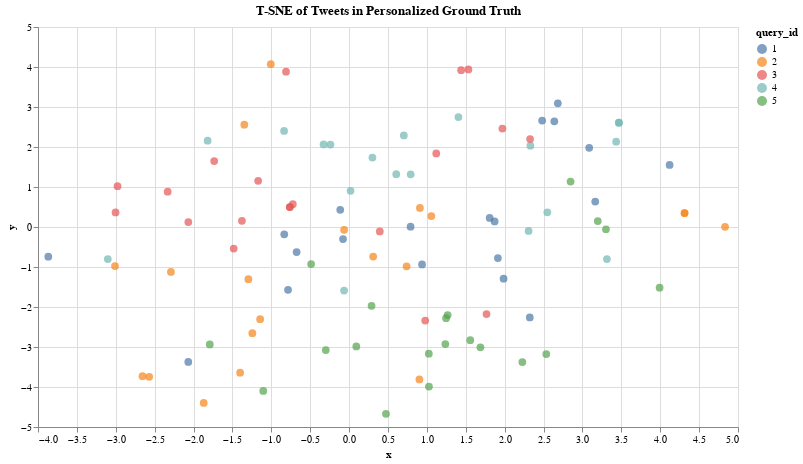

Notebook code for this chart:
### Code cell
scatter_plot = alt.Chart(df_personalized_plot).mark_circle(size=60).encode(
    x='x',
    y='y',
    color='query_id:N',
    tooltip=['docId', 'query_id']
).properties(
    width=700,
    height=400,
    title='T-SNE of Tweets in Personalized Ground Truth'
)

scatter_plot.display()

### Figure 1 — Vega-Lite specification as saved in the notebook (floating-point values rounded to 4 significant figures)
{"config": {"view": {"continuousWidth": 300, "continuousHeight": 300}}, "data": {"name": "data-2e0b20662891be32bdc74107caefc3bb"}, "mark": {"type": "circle", "size": 60}, "encoding": {"color": {"field": "query_id", "type": "nominal"}, "tooltip": [{"field": "docId", "type": "nominal"}, {"field": "query_id", "type": "quantitative"}], "x": {"field": "x", "type": "quantitative"}, "y": {"field": "y", "type": "quantitative"}}, "height": 400, "title": "T-SNE of Tweets in Personalized Ground Truth", "width": 700, "$schema": "https://vega.github.io/schema/vega-lite/v5.20.1.json", "datasets": {"data-2e0b20662891be32bdc74107caefc3bb": [{"x": -1.169, "y": 1.154, "docId": "doc_11", "query_id": 3.0}, {"x": 1.871, "y": 0.1379, "docId": "doc_17", "query_id": 1.0}, {"x": 0.7902, "y": 0.008518, "docId": "doc_52", "query_id": 1.0}, {"x": -1.244, "y": -2.655, "docId": "doc_59", "query_id": 2.0}, {"x": 4.313, "y": 0.3493, "docId": "doc_61", "query_id": 2.0}, {"x": 4.313, "y": 0.3493, "docId": "doc_74", "query_id": 2.0}, {"x": -1.484, "y": -0.538, "docId": "doc_77", "query_id": 3.0}, {"x": 3.087, "y": 1.98, "docId": "doc_79", "query_id": 1.0}, {"x": 0.7392, "y": -0.9813, "docId": "doc_86", "query_id": 2.0}, {"x": -1.347, "y": 2.558, "docId": "doc_140", "query_id": 2.0}, {"x": -0.8339, "y": -0.1823, "docId": "doc_159", "query_id": 1.0}, {"x": 0.9377, "y": -0.9366, "docId": "doc_252", "query_id": 1.0}, {"x": -0.07827, "y": -0.3019, "docId": "doc_259", "query_id": 1.0}, {"x": -2.657, "y": -3.728, "docId": "doc_333", "query_id": 2.0}, {"x": 2.482, "y": 2.661, "docId": "doc_422", "query_id": 1.0}, {"x": 0.3096, "y": -0.7402, "docId": "doc_487", "query_id": 2.0}, {"x": -1.869, "y": -4.397, "docId": "doc_490", "query_id": 2.0}, {"x": 0.2998, "y": 1.735, "docId": "doc_560", "query_id": 4.0}, {"x": -1.295, "y": -1.304, "docId": "doc_671", "query_id": 2.0}, {"x": -1.144, "y": -2.306, "docId": "doc_678", "query_id": 2.0}, {"x": -2.571, "y": -3.745, "docId": "doc_825", "query_id": 2.0}, {"x": 4.833, "y": 0.005767, "docId": "doc_832", "query_id": 2.0}, {"x": -0.8359, "y": 2.4, "docId": "doc_861", "query_id": 4.0}, {"x": 0.01875, "y": 0.9054, "docId": "doc_876", "query_id": 4.0}, {"x": -1.007, "y": 4.071, "docId": "doc_913", "query_id": 2.0}, {"x": 2.323, "y": -2.262, "docId": "doc_946", "query_id": 1.0}, {"x": 1.057, "y": 0.2745, "docId": "doc_1032", "query_id": 2.0}, {"x": -0.06417, "y": -0.07037, "docId": "doc_1102", "query_id": 2.0}, {"x": -3.01, "y": -0.9753, "docId": "doc_1144", "query_id": 2.0}, {"x": 1.913, "y": -0.777, "docId": "doc_1185", "query_id": 1.0}, {"x": -1.401, "y": -3.642, "docId": "doc_1250", "query_id": 2.0}, {"x": -0.6749, "y": -0.6257, "docId": "doc_1288", "query_id": 1.0}, {"x": 0.9105, "y": 0.4753, "docId": "doc_1304", "query_id": 2.0}, {"x": -2.291, "y": -1.124, "docId": "doc_1308", "query_id": 2.0}, {"x": 0.9039, "y": -3.81, "docId": "doc_1359", "query_id": 2.0}, {"x": 1.986, "y": -1.294, "docId": "doc_1601", "query_id": 1.0}, {"x": 1.807, "y": 0.2258, "docId": "doc_1666", "query_id": 1.0}, {"x": 3.469, "y": 2.608, "docId": "doc_2824", "query_id": 4.0}, {"x": 3.469, "y": 2.608, "docId": "doc_2916", "query_id": 4.0}, {"x": 0.606, "y": 1.32, "docId": "doc_3273", "query_id": 4.0}, {"x": -0.2401, "y": 2.062, "docId": "doc_3345", "query_id": 4.0}, {"x": 1.405, "y": 2.748, "docId": "doc_3417", "query_id": 4.0}, {"x": 3.433, "y": 2.134, "docId": "doc_3478", "query_id": 4.0}, {"x": 2.331, "y": 2.032, "docId": "doc_3493", "query_id": 4.0}, {"x": 0.7912, "y": 1.318, "docId": "doc_3509", "query_id": 4.0}, {"x": 0.7035, "y": 2.289, "docId": "doc_3643", "query_id": 4.0}, {"x": -0.3283, "y": 2.063, "docId": "doc_3842", "query_id": 4.0}, {"x": -1.378, "y": 0.1538, "docId": "doc_13289", "query_id": 3.0}, {"x": 1.971, "y": 2.461, "docId": "doc_13440", "query_id": 3.0}, {"x": -2.067, "y": 0.1223, "docId": "doc_13567", "query_id": 3.0}, {"x": 1.767, "y": -2.176, "docId": "doc_13604", "query_id": 3.0}, {"x": 1.534, "y": 3.938, "docId": "doc_13608", "query_id": 3.0}, {"x": 0.3944, "y": -0.1113, "docId": "doc_13677", "query_id": 3.0}, {"x": -1.735, "y": 1.649, "docId": "doc_13719", "query_id": 3.0}, {"x": 1.44, "y": 3.921, "docId": "doc_13744", "query_id": 3.0}, {"x": 2.327, "y": 2.2, "docId": "doc_18852", "query_id": 3.0}, {"x": 1.121, "y": 1.838, "docId": "doc_19241", "query_id": 3.0}, {"x": -2.977, "y": 1.02, "docId": "doc_20968", "query_id": 3.0}, {"x": -0.7241, "y": 0.5693, "docId": "doc_21064", "query_id": 3.0}, {"x": -0.7624, "y": 0.4975, "docId": "doc_21508", "query_id": 3.0}, {"x": -0.7624, "y": 0.4975, "docId": "doc_21859", "query_id": 3.0}, {"x": -0.8109, "y": 3.884, "docId": "doc_22332", "query_id": 3.0}, {"x": 0.9784, "y": -2.338, "docId": "doc_22433", "query_id": 3.0}, {"x": -2.333, "y": 0.8839, "docId": "doc_22474", "query_id": 3.0}, {"x": 3.164, "y": 0.6355, "docId": "doc_23911", "query_id": 1.0}, {"x": 4.121, "y": 1.553, "docId": "doc_23987", "query_id": 1.0}, {"x": -3.868, "y": -0.7415, "docId": "doc_24068", "query_id": 1.0}, {"x": -3.003, "y": 0.3643, "docId": "doc_24074", "query_id": 3.0}, {"x": -0.7853, "y": -1.57, "docId": "doc_24103", "query_id": 1.0}, {"x": -0.114, "y": 0.4286, "docId": "doc_24105", "query_id": 1.0}, {"x": 2.639, "y": 2.641, "docId": "doc_24255", "query_id": 1.0}, {"x": 2.684, "y": 3.093, "docId": "doc_24587", "query_id": 1.0}, {"x": -2.068, "y": -3.375, "docId": "doc_24638", "query_id": 1.0}, {"x": 1.247, "y": -2.279, "docId": "doc_31029", "query_id": 5.0}, {"x": 1.557, "y": -2.831, "docId": "doc_31050", "query_id": 5.0}, {"x": 1.267, "y": -2.203, "docId": "doc_31066", "query_id": 5.0}, {"x": 2.227, "y": -3.376, "docId": "doc_31082", "query_id": 5.0}, {"x": 0.09259, "y": -2.987, "docId": "doc_31257", "query_id": 5.0}, {"x": 1.025, "y": -3.167, "docId": "doc_31302", "query_id": 5.0}, {"x": 1.027, "y": -3.989, "docId": "doc_31476", "query_id": 5.0}, {"x": 1.237, "y": -2.926, "docId": "doc_31537", "query_id": 5.0}, {"x": 1.688, "y": -3.008, "docId": "doc_31565", "query_id": 5.0}, {"x": 2.535, "y": -3.176, "docId": "doc_31626", "query_id": 5.0}, {"x": 3.197, "y": 0.1482, "docId": "doc_31766", "query_id": 5.0}, {"x": 0.2886, "y": -1.969, "docId": "doc_31802", "query_id": 5.0}, {"x": 0.4739, "y": -4.672, "docId": "doc_31821", "query_id": 5.0}, {"x": -1.104, "y": -4.098, "docId": "doc_31851", "query_id": 5.0}, {"x": -1.791, "y": -2.936, "docId": "doc_31899", "query_id": 5.0}, {"x": -0.2996, "y": -3.076, "docId": "doc_31942", "query_id": 5.0}, {"x": 3.302, "y": -0.0562, "docId": "doc_32027", "query_id": 5.0}, {"x": 3.992, "y": -1.517, "docId": "doc_32078", "query_id": 5.0}, {"x": 2.847, "y": 1.137, "docId": "doc_32145", "query_id": 5.0}, {"x": -0.4883, "y": -0.9274, "docId": "doc_32203", "query_id": 5.0}, {"x": 2.308, "y": -0.09958, "docId": "doc_32872", "query_id": 4.0}, {"x": -1.819, "y": 2.157, "docId": "doc_32881", "query_id": 4.0}, {"x": -0.0647, "y": -1.591, "docId": "doc_32885", "query_id": 4.0}, {"x": -3.103, "y": -0.8013, "docId": "doc_32902", "query_id": 4.0}, {"x": 3.315, "y": -0.803, "docId": "doc_33011", "query_id": 4.0}, {"x": 2.548, "y": 0.3686, "docId": "doc_33107", "query_id": 4.0}]}}
